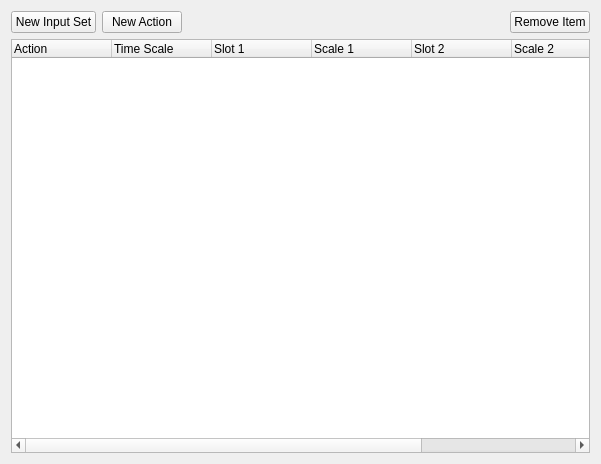
<?xml version="1.0" encoding="UTF-8"?>
<ui version="4.0">
 <class>InputConfigDialog</class>
 <widget class="QWidget" name="InputConfigDialog">
  <property name="geometry">
   <rect>
    <x>0</x>
    <y>0</y>
    <width>601</width>
    <height>464</height>
   </rect>
  </property>
  <property name="windowTitle">
   <string>Input Configuration</string>
  </property>
  <property name="windowIcon">
   <iconset resource="../QtResources/resources.qrc">
    <normaloff>:/EditorFramework/Icons/Input.svg</normaloff>:/EditorFramework/Icons/Input.svg</iconset>
  </property>
  <layout class="QVBoxLayout" name="verticalLayout">
   <item>
    <layout class="QHBoxLayout" name="horizontalLayout">
     <item>
      <widget class="QPushButton" name="ButtonNewInputSet">
       <property name="text">
        <string>New Input Set</string>
       </property>
       <property name="autoDefault">
        <bool>false</bool>
       </property>
      </widget>
     </item>
     <item>
      <widget class="QPushButton" name="ButtonNewAction">
       <property name="text">
        <string>New Action</string>
       </property>
       <property name="autoDefault">
        <bool>false</bool>
       </property>
      </widget>
     </item>
     <item>
      <spacer name="horizontalSpacer">
       <property name="orientation">
        <enum>Qt::Horizontal</enum>
       </property>
       <property name="sizeHint" stdset="0">
        <size>
         <width>40</width>
         <height>20</height>
        </size>
       </property>
      </spacer>
     </item>
     <item>
      <widget class="QPushButton" name="ButtonRemove">
       <property name="text">
        <string>Remove Item</string>
       </property>
       <property name="autoDefault">
        <bool>false</bool>
       </property>
      </widget>
     </item>
    </layout>
   </item>
   <item>
    <widget class="QTreeWidget" name="TreeActions">
     <column>
      <property name="text">
       <string>Action</string>
      </property>
     </column>
     <column>
      <property name="text">
       <string>Time Scale</string>
      </property>
     </column>
     <column>
      <property name="text">
       <string>Slot 1</string>
      </property>
     </column>
     <column>
      <property name="text">
       <string>Scale 1</string>
      </property>
     </column>
     <column>
      <property name="text">
       <string>Slot 2</string>
      </property>
     </column>
     <column>
      <property name="text">
       <string>Scale 2</string>
      </property>
     </column>
     <column>
      <property name="text">
       <string>Slot 3</string>
      </property>
     </column>
     <column>
      <property name="text">
       <string>Scale 3</string>
      </property>
     </column>
     <column>
      <property name="text">
       <string />
      </property>
     </column>
    </widget>
   </item>
  </layout>
 </widget>
 <resources>
  <include location="../QtResources/resources.qrc" />
 </resources>
 <connections />
</ui>
